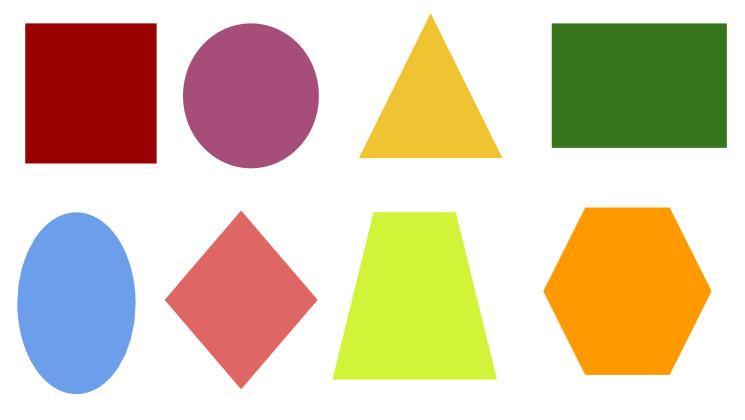
#> input picture OpenCV/Assests/8067240_orig.jpg, 745 x 420 px, found by its file name
$ python contours1.py
#> lines starting #> are read from the running program, lines starting #| are printed output that depends on the picture; after the words box and inside, x2 and y2 are one past the last pixel; in counts of white or black regions, pixels touching at a corner belong together
import numpy as np
import cv2

img = cv2.imread(r'C:\Users\ginuram\Desktop\Dekstop\30DaysofPython\OpenCV\Assests\8067240_orig.jpg')
#> img is the input picture: shape (420, 745, 3); mean B, G, R 172.4, 199.9, 217.5
imgGray = cv2.cvtColor(img, cv2.COLOR_BGR2GRAY)
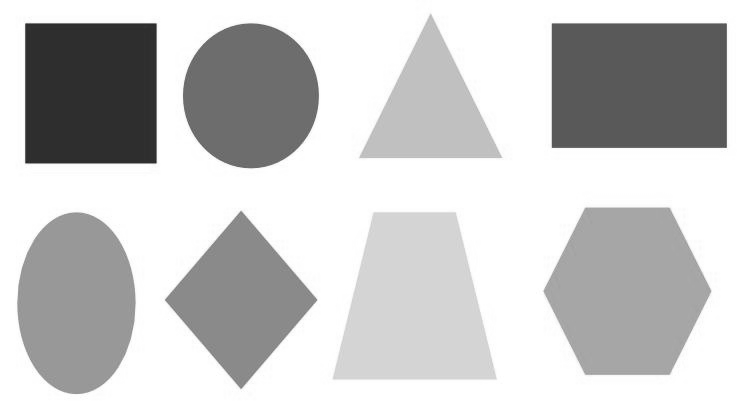
#> imgGray: shape (420, 745); min 36, max 255, mean 202.1
imgblur = cv2.GaussianBlur(imgGray, (7,7), 1)

img_canny = cv2.Canny(imgblur, 50, 50)#if a pixel gradient is higher than the upper threshold then it is considered as a edge otherwise no.
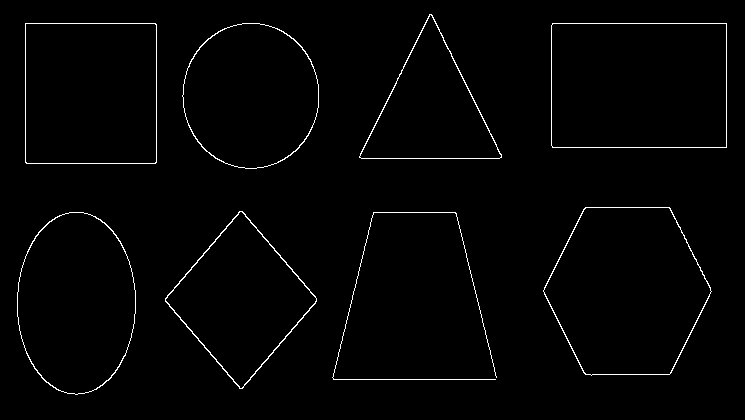
#> img_canny: shape (420, 745); 1.5% white in thin lines or dots, all inside (x1, y1, x2, y2) = (17, 14, 727, 395)

# blank = np.zeros((900, 900), dtype='uint8')

# cv2.imshow('blank', img_canny)

imgContour = img.copy()

def getContours(img):
    contours, hierarchies = cv2.findContours(img, cv2.RETR_EXTERNAL, cv2.CHAIN_APPROX_NONE)
#> contours = 8 contours, 1 with area under 20; largest, box (x1, y1, x2, y2) and area: (551, 23, 727, 148) 21697, (543, 207, 712, 376) 21214, (25, 23, 157, 164) 18338, (17, 212, 136, 395) 16920, (182, 23, 319, 169) 15521, (165, 211, 317, 389) 13831, (359, 14, 502, 159) 10541
    # print(contours)
    for contour in contours:

        area = cv2.contourArea(contour)
        # print(area)

        cv2.drawContours(imgContour, contour, -1, (255, 0 , 0), 3)
        cv2.imshow('Drawed', imgContour)

        perimeter = cv2.arcLength(contour, True)
        # print(perimeter)

        approx = cv2.approxPolyDP(contour, 0.02 * perimeter, True)
        print(len(approx))

        object_corners = len(approx)
        x, y, w, h = cv2.boundingRect(approx)

        if object_corners == 3:
            objectType = "Triagonal"

        elif object_corners == 4:

            aspratio = w/float(h)
            if aspratio > 0.95 and aspratio < 1.05:
                objectType = "Square"
            else:
                objectType = "Rectangle"

        elif object_corners > 4:
            objectType = "Circle"

        else:
            objectType = "None"

        cv2.rectangle(imgContour, (x,y), (x+w, y+h), (0, 255, 0), 2)
        cv2.putText(imgContour, objectType, (x+(w//2)-10, y+(h//2)-10), cv2.FONT_HERSHEY_COMPLEX, 0.5, (255, 0, 0))
#> this loop made 8 passes
#> (area, perimeter, approx, object_corners, x, y, w, h) on passes 3, 5, 7: (13831, 482.6, [[239, 211], [165, 301], [242, 388], [316, 298]], 4, 165, 211, 152, 178), (21697, 596.8, [[552, 23], [552, 147], [726, 147], [726, 23]], 4, 552, 23, 175, 125), (18338.5, 540.2, [[25, 23], [25, 162], [155, 163], [156, 24]], 4, 25, 23, 132, 141)
#> (area, perimeter, approx, object_corners, x, y, w, h) on pass 8: (10541, 488.8, [[429, 14], [359, 157], [499, 158]], 3, 359, 14, 141, 145)
#| 8
#| 8
#| 4
#| 6
#| 4
#| 8
#| 4
#| 3
#> pass 1, in getContours, `cv2.imshow('Drawed', imgContour)`:
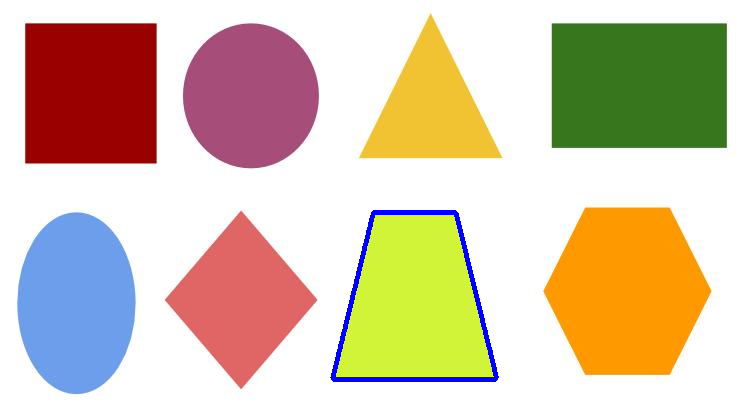
#> window 'Drawed': shape (420, 745, 3); mean B, G, R 173.3, 197.7, 215.4
#> pass 2, in getContours, `cv2.imshow('Drawed', imgContour)`:
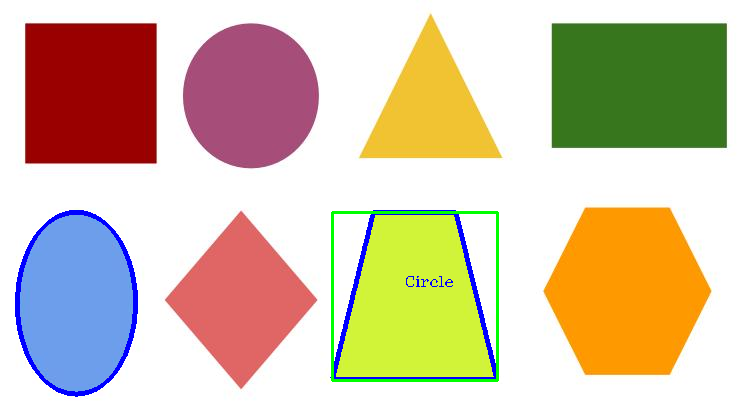
#> window 'Drawed': shape (420, 745, 3); mean B, G, R 171.9, 196.8, 213
#> after the loop:
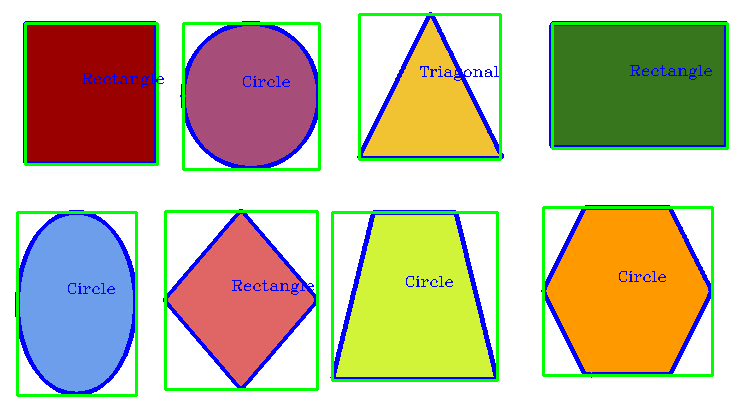
#> imgContour: shape (420, 745, 3); 9.31% of pixels changed, all inside (x1, y1, x2, y2) = (15, 12, 729, 397)

getContours(img_canny)
cv2.waitKey(0)
